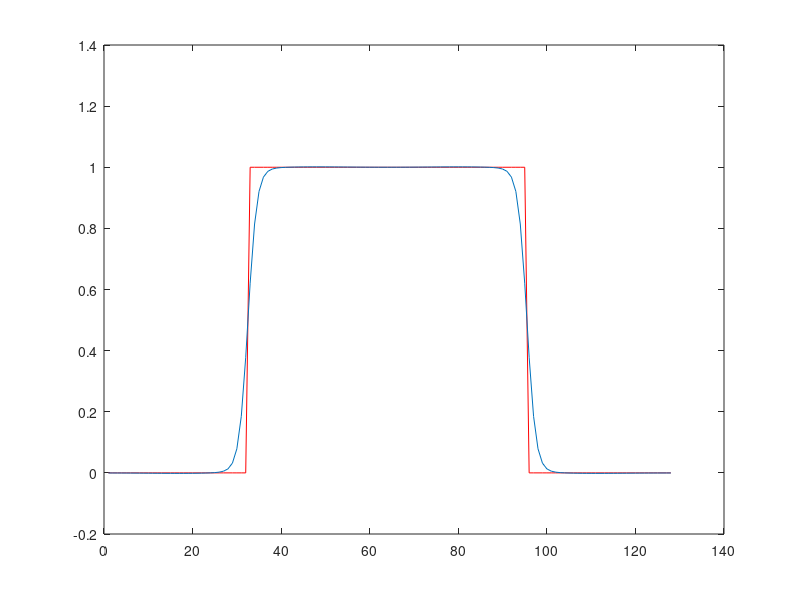

Write the MATLAB code that produced this figure.
clear all;
D=1.0;
dt=0.5;
N=128;
m=2;
A=1.0;
kappa=1.0;

% Declarations
conc=zeros(N,1);
c_prime=zeros(N, 1);

% Initial profile
for i=1:N
    if (i>N/4 && i<3*N/4)
        conc(i)=1;
    end
end

plot(conc, 'r')
hold on

% Define g
g=zeros(N,1);


% Periodic Boundary
halfN=N/2;
delk=2*pi/N;

% Evolve the profile

for p=1:60
    
    % Define g
    g=2*A*conc.*(1-conc).*(1-2*conc);
    
    % FFT
    c_hat=fft(conc);
    g_hat=fft(g);
    
    for i=1:N
        
        %Periodic Boundary Condition
        if ((i) <= halfN)
            k=(i)*delk;
        end
        
        if ((i) > halfN)
            k=(i-N)*delk;
        end
        
        k2=k*k;
        k4=k2*k2;
        
        c_hat(i)=(c_hat(i)-dt*k2*g_hat(i))/(1+2*k4*dt);
        
        
        conc=real(ifft(c_hat));
    end
    
    
    
end
plot(conc);

% Calculation of Interfacial energy

energy1=0;
energy2=0;

% energy1

for i=1:N
    energy1=energy1 + A*conc(i)*conc(i)*(1-conc(i)*conc(i))*(1-conc(i)*conc(i));
end

% energy 2


%Periodic Boundary Condition
for i=1:N
    
    c_hat=fft(conc);

    if ((i) <= halfN)
        k=(i)*delk;
    end
    
    if ((i) > halfN)
        k=(i-N)*delk;
    end
    
    % Transform to fourier space for calculating derivative
    c_prime(i)=real(ifft(c_hat(i)*complex(0,1)*k));
    
end

for i=1:N
    energy2 = energy2 + kappa*c_prime(i)*c_prime(i);
end

E1S=0.5*energy1;
E2S=0.5*energy2;
E3S=0.5*(energy1 + energy2);
